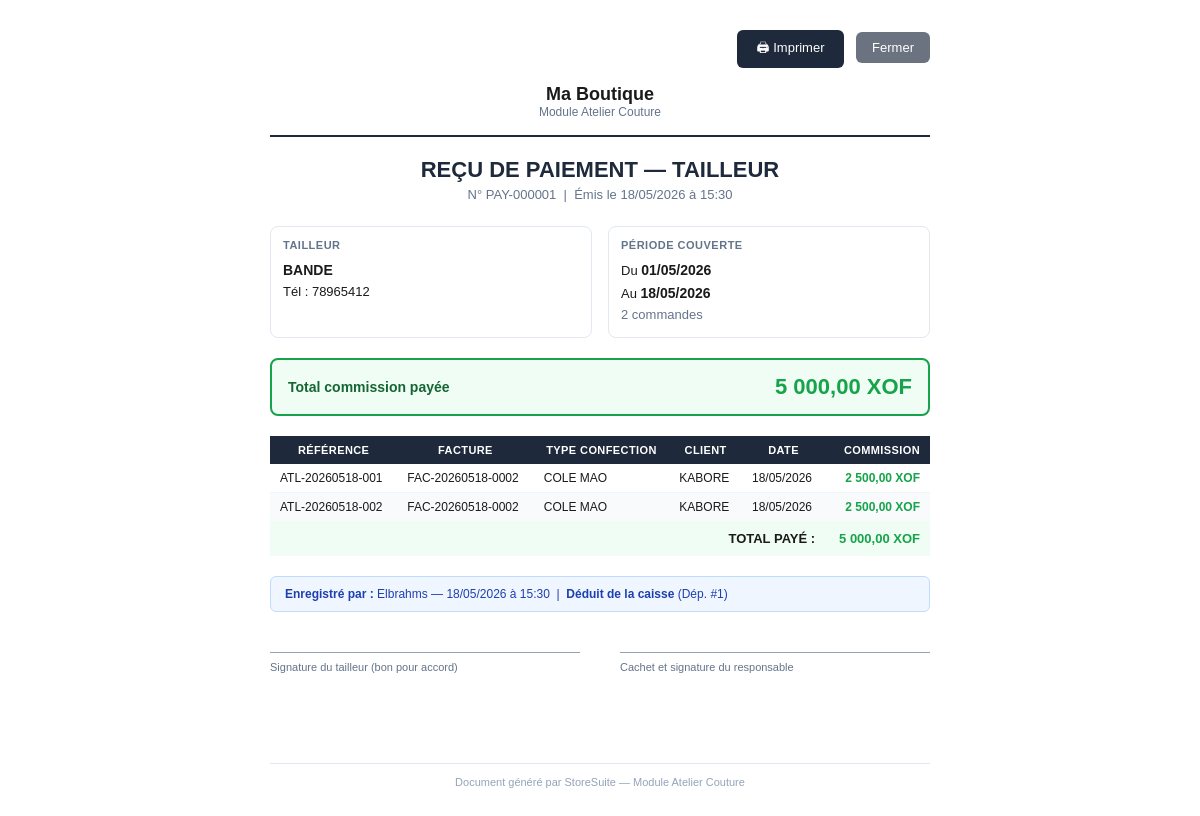
The page /imprimer_paiement_tailleur.php?id=1 (signed in) on the database its author committed.
### tables this page shows
CREATE TABLE `configuration` (
  `id_config` int(11) NOT NULL AUTO_INCREMENT,
  `nom_boutique` varchar(255) NOT NULL COMMENT 'Nom de la boutique/entreprise',
  `slogan` varchar(255) DEFAULT NULL COMMENT 'Slogan ou description courte',
  `logo` varchar(255) DEFAULT NULL COMMENT 'Chemin vers le fichier logo',
  `couleur_primaire` varchar(7) DEFAULT '#e6e64c' COMMENT 'Couleur principale (format HEX)',
  `couleur_secondaire` varchar(7) DEFAULT '#556a94' COMMENT 'Couleur secondaire (format HEX)',
  `adresse` text DEFAULT NULL COMMENT 'Adresse complète de l''entreprise',
  `telephone` varchar(100) DEFAULT NULL COMMENT 'Numéro(s) de téléphone',
  `email` varchar(255) DEFAULT NULL COMMENT 'Adresse email',
  `site_web` varchar(255) DEFAULT NULL COMMENT 'Site web de l''entreprise',
  `num_registre_commerce` varchar(100) DEFAULT NULL COMMENT 'Numéro d''enregistrement (RCCM, etc.)',
  `num_impot` varchar(100) DEFAULT NULL COMMENT 'Numéro fiscal/TVA',
  `devise` varchar(10) DEFAULT '$' COMMENT 'Symbole de la devise utilisée',
  `taux_tva` decimal(5,2) DEFAULT 0.00 COMMENT 'Taux de TVA par défaut (%)',
  `fuseau_horaire` varchar(50) DEFAULT 'Africa/Lubumbashi' COMMENT 'Fuseau horaire',
  `langue` varchar(10) DEFAULT 'fr' COMMENT 'Langue du système (fr, en, etc.)',
  `est_configure` tinyint(1) DEFAULT 0 COMMENT '0=Non configuré, 1=Configuré',
  `date_configuration` datetime DEFAULT NULL COMMENT 'Date de première configuration',
  `date_modification` timestamp NOT NULL DEFAULT current_timestamp() ON UPDATE current_timestamp(),
  `atelier_mode` tinyint(1) NOT NULL DEFAULT 0 COMMENT 'Activer le module Atelier Couture',
  `smtp_host` varchar(255) DEFAULT '' COMMENT 'H',
  `smtp_port` smallint(6) DEFAULT 587 COMMENT 'Port SMTP',
  `smtp_secure` varchar(10) DEFAULT 'tls' COMMENT 'tls ou ssl',
  `smtp_user` varchar(255) DEFAULT '' COMMENT 'Utilisateur SMTP',
  `smtp_pass` varchar(255) DEFAULT '' COMMENT 'Mot de passe SMTP',
  `smtp_from` varchar(255) DEFAULT '' COMMENT 'Email exp',
  `smtp_from_name` varchar(255) DEFAULT '' COMMENT 'Nom exp',
  `email_bilan` varchar(255) DEFAULT '' COMMENT 'Email destinataire bilan',
  `bilan_actif` tinyint(1) DEFAULT 0 COMMENT 'Activer envoi bilan journalier',
  PRIMARY KEY (`id_config`)
);

CREATE TABLE `paiements_tailleur` (
  `id_paiement` int(11) NOT NULL AUTO_INCREMENT,
  `id_tailleur` int(11) NOT NULL,
  `montant` decimal(15,2) NOT NULL,
  `periode_debut` date NOT NULL,
  `periode_fin` date NOT NULL,
  `nb_commandes` int(11) NOT NULL DEFAULT 0,
  `notes` text DEFAULT NULL,
  `id_utilisateur` int(11) NOT NULL,
  `id_depense` int(11) DEFAULT NULL COMMENT 'ID dépense caisse associée',
  `date_paiement` datetime NOT NULL DEFAULT current_timestamp(),
  PRIMARY KEY (`id_paiement`),
  KEY `id_tailleur` (`id_tailleur`),
  KEY `id_utilisateur` (`id_utilisateur`)
);

CREATE TABLE `tailleurs` (
  `id_tailleur` int(11) NOT NULL AUTO_INCREMENT,
  `nom` varchar(150) NOT NULL,
  `telephone` varchar(30) DEFAULT NULL,
  `specialite` varchar(100) DEFAULT NULL,
  `solde` decimal(15,2) NOT NULL DEFAULT 0.00 COMMENT 'Solde acomptes accumulés',
  `notes` text DEFAULT NULL,
  `est_actif` tinyint(1) NOT NULL DEFAULT 1,
  `date_creation` datetime NOT NULL DEFAULT current_timestamp(),
  PRIMARY KEY (`id_tailleur`)
);

CREATE TABLE `commandes_atelier` (
  `id_commande` int(11) NOT NULL AUTO_INCREMENT,
  `reference` varchar(30) NOT NULL,
  `description` varchar(255) NOT NULL,
  `id_vente` int(11) DEFAULT NULL COMMENT 'Vente source (affectation)',
  `id_client` int(11) DEFAULT NULL,
  `id_tailleur` int(11) DEFAULT NULL,
  `montant_total` decimal(15,2) NOT NULL DEFAULT 0.00,
  `acompte_verse` decimal(15,2) NOT NULL DEFAULT 0.00 COMMENT 'Acompte payé par le client',
  `acompte_tailleur` decimal(15,2) NOT NULL DEFAULT 0.00 COMMENT 'Acompte à percevoir par le tailleur',
  `statut` enum('recu','en_cours','terminee','livre','annulee') NOT NULL DEFAULT 'recu',
  `date_commande` datetime NOT NULL DEFAULT current_timestamp(),
  `date_echeance` date DEFAULT NULL,
  `notes` text DEFAULT NULL,
  `id_utilisateur` int(11) NOT NULL COMMENT 'Vendeur qui a enregistré la commande',
  `date_mise_a_jour` datetime DEFAULT NULL ON UPDATE current_timestamp(),
  `id_paiement_tailleur` int(11) DEFAULT NULL COMMENT 'ID paiement tailleur (commission payée)',
  `id_detail_vente` int(11) DEFAULT NULL,
  `nom_produit` varchar(255) DEFAULT NULL,
  `quantite` int(11) NOT NULL DEFAULT 1,
  `numero_unite` int(11) NOT NULL DEFAULT 1 COMMENT 'Numéro unité (1..quantite article)',
  PRIMARY KEY (`id_commande`),
  UNIQUE KEY `reference` (`reference`),
  KEY `id_client` (`id_client`),
  KEY `id_tailleur` (`id_tailleur`),
  KEY `id_utilisateur` (`id_utilisateur`)
);

CREATE TABLE `ventes` (
  `id_vente` int(11) NOT NULL AUTO_INCREMENT,
  `numero_facture` varchar(50) NOT NULL COMMENT 'Numéro unique de la facture',
  `id_client` int(11) DEFAULT NULL COMMENT 'Client (NULL = vente comptoir)',
  `id_vendeur` int(11) NOT NULL COMMENT 'Vendeur/Caissier qui a effectué la vente',
  `montant_total` decimal(15,2) NOT NULL DEFAULT 0.00 COMMENT 'Montant total de la vente',
  `montant_ht` decimal(10,2) DEFAULT 0.00,
  `montant_remise` decimal(15,2) DEFAULT 0.00 COMMENT 'Remise accordée',
  `montant_tva` decimal(15,2) DEFAULT 0.00 COMMENT 'Montant TVA',
  `montant_paye` decimal(15,2) NOT NULL DEFAULT 0.00 COMMENT 'Montant payé par le client',
  `montant_rendu` decimal(15,2) DEFAULT 0.00 COMMENT 'Monnaie rendue',
  `mode_paiement` enum('especes','carte','mobile_money','cheque','credit') DEFAULT 'especes',
  `date_echeance` date DEFAULT NULL,
  `statut` enum('en_cours','validee','annulee') DEFAULT 'validee',
  `notes` text DEFAULT NULL COMMENT 'Notes ou observations',
  `date_vente` datetime DEFAULT current_timestamp() COMMENT 'Date et heure de la vente',
  `date_modification` timestamp NOT NULL DEFAULT current_timestamp() ON UPDATE current_timestamp(),
  `is_confection` tinyint(1) NOT NULL DEFAULT 0 COMMENT 'Commande de confection atelier',
  `type_confection` varchar(100) DEFAULT NULL COMMENT 'Type de confection (chemise, pantalon, boubou...)',
  PRIMARY KEY (`id_vente`),
  UNIQUE KEY `numero_facture` (`numero_facture`),
  UNIQUE KEY `unique_numero_facture` (`numero_facture`),
  KEY `idx_client` (`id_client`),
  KEY `idx_vendeur` (`id_vendeur`),
  KEY `idx_date` (`date_vente`),
  KEY `idx_statut` (`statut`),
  KEY `idx_ventes_date_statut` (`date_vente`,`statut`),
  KEY `idx_ventes_mode_paiement` (`mode_paiement`),
  KEY `idx_ventes_date_echeance` (`date_echeance`)
);

CREATE TABLE `clients` (
  `id_client` int(11) NOT NULL AUTO_INCREMENT,
  `nom_client` varchar(255) NOT NULL COMMENT 'Nom du client',
  `telephone` varchar(50) DEFAULT NULL COMMENT 'Téléphone',
  `email` varchar(255) DEFAULT NULL COMMENT 'Email',
  `adresse` text DEFAULT NULL COMMENT 'Adresse complète',
  `type_client` enum('particulier','entreprise') DEFAULT 'particulier',
  `numero_fiscal` varchar(100) DEFAULT NULL COMMENT 'Numéro fiscal (pour entreprises)',
  `total_achats` decimal(15,2) DEFAULT 0.00 COMMENT 'Total des achats',
  `nombre_achats` int(11) DEFAULT 0 COMMENT 'Nombre d''achats',
  `date_dernier_achat` datetime DEFAULT NULL,
  `notes` text DEFAULT NULL COMMENT 'Notes sur le client',
  `est_actif` tinyint(1) DEFAULT 1,
  `date_creation` datetime DEFAULT current_timestamp(),
  `date_modification` timestamp NOT NULL DEFAULT current_timestamp() ON UPDATE current_timestamp(),
  PRIMARY KEY (`id_client`),
  KEY `idx_telephone` (`telephone`)
);

CREATE TABLE `utilisateurs` (
  `id_utilisateur` int(11) NOT NULL AUTO_INCREMENT,
  `nom_complet` varchar(255) NOT NULL COMMENT 'Nom complet de l''utilisateur',
  `login` varchar(100) NOT NULL COMMENT 'Identifiant de connexion (unique)',
  `mot_de_passe` varchar(255) NOT NULL COMMENT 'Mot de passe hashé (password_hash)',
  `email` varchar(255) DEFAULT NULL COMMENT 'Adresse email',
  `telephone` varchar(50) DEFAULT NULL COMMENT 'Numéro de téléphone',
  `niveau_acces` tinyint(1) NOT NULL DEFAULT 2 COMMENT '1=Admin, 2=Vendeur',
  `id_depot` int(11) DEFAULT NULL COMMENT 'Dépôt assigné (obligatoire pour les caissiers/vendeurs)',
  `photo` varchar(255) DEFAULT NULL COMMENT 'Photo de profil',
  `est_actif` tinyint(1) DEFAULT 1 COMMENT '0=Inactif, 1=Actif',
  `date_creation` datetime DEFAULT current_timestamp() COMMENT 'Date de création du compte',
  `date_derniere_connexion` datetime DEFAULT NULL COMMENT 'Dernière connexion',
  `date_modification` timestamp NOT NULL DEFAULT current_timestamp() ON UPDATE current_timestamp(),
  PRIMARY KEY (`id_utilisateur`),
  UNIQUE KEY `login` (`login`),
  KEY `idx_login` (`login`),
  KEY `idx_niveau` (`niveau_acces`),
  KEY `fk_user_depot` (`id_depot`)
);

### config/database.php (called while the page is built, shortened)
<?php
try {
    $dsn = "mysql:host=" . DB_HOST . ";dbname=" . DB_NAME . ";charset=" . DB_CHARSET;
    $options = [
        PDO::ATTR_ERRMODE => PDO::ERRMODE_EXCEPTION,
        PDO::ATTR_DEFAULT_FETCH_MODE => PDO::FETCH_ASSOC,
        PDO::ATTR_EMULATE_PREPARES => false,
        PDO::ATTR_PERSISTENT => false,
        PDO::MYSQL_ATTR_INIT_COMMAND => "SET NAMES " . DB_CHARSET
    ];
    $pdo = new PDO($dsn, DB_USER, DB_PASS, $options);
    function get_system_config() {
        global $pdo;
        try {
            $stmt = $pdo->query("SELECT * FROM configuration WHERE id_config = 1");
            return $stmt->fetch();
        } catch (PDOException $e) {
            error_log("Erreur get_system_config: " . $e->getMessage());
            return null;
        }
    }
    function db_query($sql, $params = []) {
        global $pdo;
        try {
            $stmt = $pdo->prepare($sql);
            $stmt->execute($params);
            return $stmt;
        } catch (PDOException $e) {
            error_log("Erreur SQL: " . $e->getMessage());
            throw $e;
        }
    }
    function db_fetch_one($sql, $params = []) {
        $stmt = db_query($sql, $params);
        return $stmt->fetch();
    }
    function db_fetch_all($sql, $params = []) {
        $stmt = db_query($sql, $params);
        return $stmt->fetchAll();
    }
} catch (PDOException $e) {
    $error_message = "Impossible de se connecter à la base de données.";
    error_log("Erreur de connexion PDO: " . $e->getMessage());
    if (defined('DEBUG_MODE') && DEBUG_MODE === true) {
        die_error($error_message . "<br><br><strong>Détails techniques :</strong><br>" . $e->getMessage());
    } else {
        die_error($error_message . "<br>Veuillez contacter l'administrateur système.");
    }
}

### protection_pages.php (called while the page is built, shortened)
<?php
require_once __DIR__ . '/config/database.php';
$config = get_system_config();
$nom_boutique = $config['nom_boutique'];
$devise = $config['devise'];
?>

### imprimer_paiement_tailleur.php (the view, shortened to what this page needs)
<?php
require_once 'protection_pages.php';
$id_paiement = intval($_GET['id'] ?? 0);
$paiement = db_fetch_one(
    "SELECT p.*, t.nom AS nom_tailleur, t.telephone, t.specialite,
            u.nom_complet AS utilisateur
     FROM paiements_tailleur p
     JOIN tailleurs       t ON p.id_tailleur    = t.id_tailleur
     JOIN utilisateurs    u ON p.id_utilisateur = u.id_utilisateur
     WHERE p.id_paiement = ?",
    [$id_paiement]
);
$commandes = db_fetch_all(
    "SELECT ca.reference, ca.acompte_tailleur, ca.date_commande,
            v.numero_facture, v.type_confection,
            cl.nom_client
     FROM commandes_atelier ca
     LEFT JOIN ventes  v  ON ca.id_vente  = v.id_vente
     LEFT JOIN clients cl ON ca.id_client = cl.id_client
     WHERE ca.id_paiement_tailleur = ?
     ORDER BY ca.date_commande ASC",
    [$id_paiement]
);
function e2($s) { return htmlspecialchars($s ?? '', ENT_QUOTES, 'UTF-8'); }
?><!DOCTYPE html>
<html lang="fr">
<head>
</head>
<body>
<div class="container">
    <div class="no-print" style="text-align:right; margin-bottom: 16px;">
        <button onclick="window.print()" style="background:#1e293b; color:white; border:none; padding:8px 20px; border-radius:6px; cursor:pointer; font-size:13px;">
            🖨 Imprimer
        </button>
        <button onclick="window.close()" style="background:#6b7280; color:white; border:none; padding:8px 16px; border-radius:6px; cursor:pointer; font-size:13px; margin-left:8px;">
            Fermer
        </button>
    </div>
    <div class="boutique">
        <div class="nom"><?php echo e2($nom_boutique); ?></div>
        <div style="font-size:12px; color:#64748b;">Module Atelier Couture</div>
    </div>
    <div class="header">
        <h1>REÇU DE PAIEMENT — TAILLEUR</h1>
        <div class="subtitle">N° PAY-<?php echo str_pad($id_paiement, 6, '0', STR_PAD_LEFT); ?> &nbsp;|&nbsp; Émis le <?php echo date('d/m/Y à H:i', strtotime($paiement['date_paiement'])); ?></div>
    </div>
    <div class="info-grid">
        <div class="info-box">
            <h3>Tailleur</h3>
            <p>
                <strong><?php echo e2($paiement['nom_tailleur']); ?></strong><br>
                <?php if ($paiement['telephone']): ?>Tél : <?php echo e2($paiement['telephone']); ?><br><?php endif; ?>
            </p>
        </div>
        <div class="info-box">
            <h3>Période couverte</h3>
            <p>
                Du <strong><?php echo date('d/m/Y', strtotime($paiement['periode_debut'])); ?></strong><br>
                Au <strong><?php echo date('d/m/Y', strtotime($paiement['periode_fin'])); ?></strong><br>
                <span style="color:#64748b;"><?php echo $paiement['nb_commandes']; ?> commande<?php echo $paiement['nb_commandes'] > 1 ? 's' : ''; ?></span>
            </p>
        </div>
    </div>
    <div class="recap">
        <div class="label">Total commission payée</div>
        <div class="montant"><?php echo number_format($paiement['montant'], 2, ',', ' ') . ' ' . $devise; ?></div>
    </div>
    <table>
        <thead>
            <tr>
                <th>Référence</th>
                <th>Facture</th>
                <th>Type confection</th>
                <th>Client</th>
                <th>Date</th>
                <th class="text-right">Commission</th>
            </tr>
        </thead>
        <tbody>
            <?php foreach ($commandes as $c): ?>
            <tr>
                <td><?php echo e2($c['reference']); ?></td>
                <td><?php echo $c['numero_facture'] ? e2($c['numero_facture']) : '—'; ?></td>
                <td><?php echo $c['type_confection'] ? e2($c['type_confection']) : '—'; ?></td>
                <td><?php echo $c['nom_client'] ? e2($c['nom_client']) : 'Comptoir'; ?></td>
                <td><?php echo date('d/m/Y', strtotime($c['date_commande'])); ?></td>
                <td class="text-right" style="color:#16a34a; font-weight:600;"><?php echo number_format($c['acompte_tailleur'], 2, ',', ' ') . ' ' . $devise; ?></td>
            </tr>
            <?php endforeach; ?>
        </tbody>
        <tfoot>
            <tr>
                <td colspan="5" style="text-align:right;">TOTAL PAYÉ :</td>
                <td class="text-right" style="color:#16a34a;"><?php echo number_format($paiement['montant'], 2, ',', ' ') . ' ' . $devise; ?></td>
            </tr>
        </tfoot>
    </table>
    <div style="background:#eff6ff; border:1px solid #bfdbfe; border-radius:6px; padding:10px 14px; margin-bottom:20px; font-size:12px; color:#1e40af;">
        <strong>Enregistré par :</strong> <?php echo e2($paiement['utilisateur']); ?> — <?php echo date('d/m/Y à H:i', strtotime($paiement['date_paiement'])); ?>
        <?php if ($paiement['id_depense']): ?>
        &nbsp;|&nbsp; <strong>Déduit de la caisse</strong> (Dép. #<?php echo $paiement['id_depense']; ?>)
        <?php endif; ?>
    </div>
    <div class="signature-zone">
        <div class="signature-box">
            <p>Signature du tailleur (bon pour accord)</p>
        </div>
        <div class="signature-box">
            <p>Cachet et signature du responsable</p>
        </div>
    </div>
    <div class="footer-note">
        Document généré par StoreSuite — Module Atelier Couture
    </div>
</div>
</body>
</html>

### rows shown on the page
configuration: nom_boutique "Ma Boutique", devise "XOF"
paiements_tailleur: date_paiement "18/05/2026 à 15:30", id_tailleur.nom "BANDE", id_tailleur.telephone "78965412", periode_debut "01/05/2026", periode_fin "18/05/2026", nb_commandes "2", montant "5 000,00", id_utilisateur.nom_complet "Elbrahms", id_depense "1"
commandes_atelier: reference "ATL-20260518-001", id_vente.numero_facture "FAC-20260518-0002", id_vente.type_confection "COLE MAO", id_client.nom_client "KABORE", date_commande "18/05/2026", acompte_tailleur "2 500,00"
commandes_atelier: reference "ATL-20260518-002", id_vente.numero_facture "FAC-20260518-0002", id_vente.type_confection "COLE MAO", id_client.nom_client "KABORE", date_commande "18/05/2026", acompte_tailleur "2 500,00"

### other values the page prints
str_pad($id_paiement, 6, '0', STR_PAD_LEFT) "000001"
